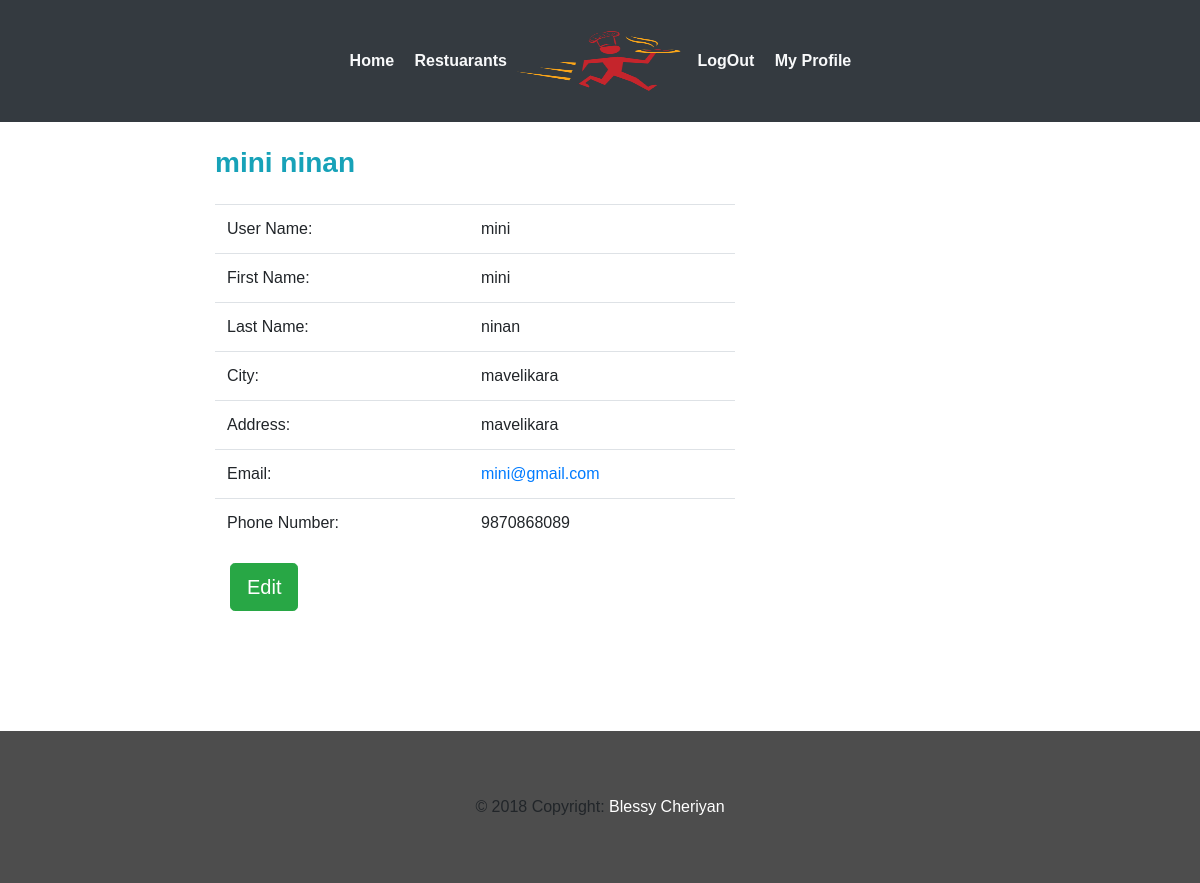
Page /profile/user/ (signed in) on the committed database.
### webapp/models.py (models this page shows, shortened)
class User(AbstractUser):
	is_customer   = models.BooleanField(default=False)
	is_restaurant = models.BooleanField(default=False)

class Customer(models.Model):
	user 		= models.OneToOneField(settings.AUTH_USER_MODEL,on_delete=models.CASCADE)
	f_name   	= models.CharField(max_length=20,blank=False)
	l_name		= models.CharField(max_length=20,blank=False)
	city  		= models.CharField(max_length=40,blank=False)
	phone 		= models.CharField(max_length=10,blank=False)
	address		= models.TextField()

### webapp/views.py (the view)
# urls.py: path('profile/user/',views.customerProfile,name='profile'),
def customerProfile(request,pk=None):
	if pk:
		user = User.objects.get(pk=pk)
	else:
		user=request.user
	return render(request,'webapp/profile.html',{'user':user})

### webapp/templates/webapp/profile.html (shortened to what this page needs)
{% extends 'webapp/base.html'%}
{% block body %}
<br>
	<div class="container col-md-8">
		<div class="row">
		<div class=" col-md-11 toppad">
          <div class="panel panel-info">
            <div class="panel-heading">
              <h3 class="panel-title text-info "><strong>{{user.customer.f_name}}  {{user.customer.l_name}}</strong></h3>
                          </div>
                          <br>
                          <div class="panel-body">
                            <div class="row">
                              <div class=" col-md-9 col-lg-9 ">
                                <table class="table table-user-information">
                                  <tbody>
                                  	<tr>
                                      <td>User Name:</td>
                                      <td>{{user.username}}</td>
                                    </tr>
                                    <tr>
                                      <td>First Name:</td>
                                      <td>{{user.customer.f_name}}</td>
                                    </tr>
                                    <tr>
                                      <td>Last Name:</td>
                                      <td>{{user.customer.l_name}}</td>
                                    </tr>
                                    <tr>
                                      <td>City:</td>
                                      <td>{{user.customer.city}}</td>
                                    </tr>
                                      <td>Address:</td>
                                      <td>{{user.customer.address}}</td>
                                    <tr>
                                      <td>Email:</td>
                                      <td><a href="#">{{user.email}}</a></td>
                                    </tr>
                                    <tr>
                                      <td>Phone Number:</td>
                                      <td>{{user.customer.phone}}
                                      </td>
                                    </tr>
                                  </tbody>
                                </table>
                                <div class="container">
                                <div class="row">
                                  <div class="col">
                                  <a class="btn btn-success btn-lg" href="{% url 'cupdate' user.id %}">Edit</a>
                                </div>
                                </div>
                  				</div>
                </div>
              </div>
            </div>
        </div>
        </div>
		</div>
	</div>
  <br>
{% endblock%}

### webapp/static/webapp/css/style.css (style rules this page uses)
body { padding:0; margin:0; font-family: 'Source Sans Pro', sans-serif; }
body a { transition:0.5s all; -webkit-transition:0.5s all; -moz-transition:0.5s all; -o-transition:0.5s all; -ms-transition:0.5s all; }
h1,h2,h3,h4,h5,h6 { margin:0; }

### rows in the picture
User: customer.f_name "mini", customer.l_name "ninan", username "mini", customer.city "mavelikara", customer.address "mavelikara", email "mini@gmail.com", customer.phone "9870868089"
